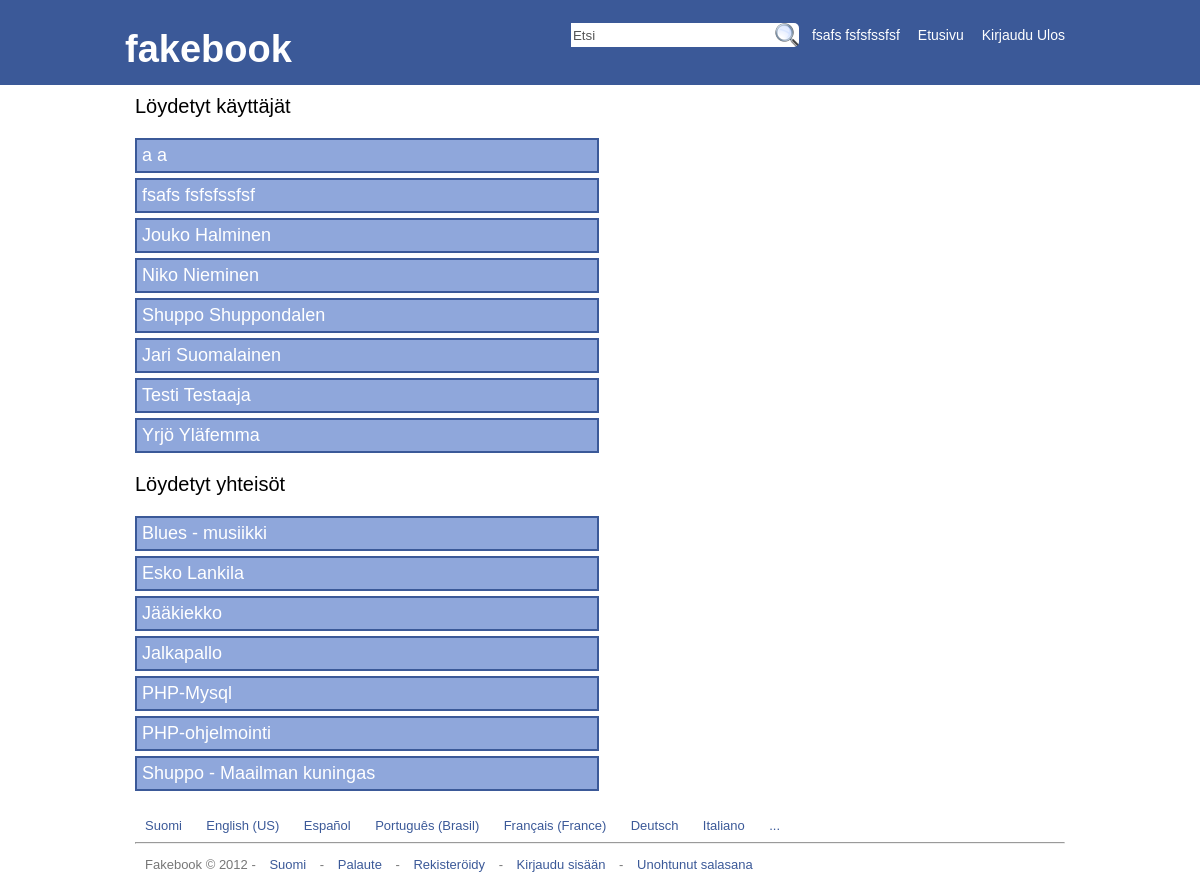
The page /search.php (signed in) on the database its author committed.
### tables this page shows
CREATE TABLE `fakebook_users` (
  `id` int(11) NOT NULL AUTO_INCREMENT,
  `sposti` varchar(36) NOT NULL,
  `password` varchar(64) NOT NULL,
  `etunimi` varchar(64) NOT NULL,
  `sukunimi` varchar(84) NOT NULL,
  `syntymapaiva` varchar(2) NOT NULL,
  `syntymakuukausi` varchar(12) NOT NULL,
  `syntymavuosi` varchar(4) NOT NULL,
  `sukupuoli` varchar(6) NOT NULL,
  `ilme` varchar(4096) NOT NULL,
  PRIMARY KEY (`id`),
  UNIQUE KEY `sposti` (`sposti`)
);

CREATE TABLE `fakebook_yhteisot` (
  `yhteisoid` int(11) NOT NULL AUTO_INCREMENT,
  `yhteisonimi` varchar(128) NOT NULL,
  `tekijaen` varchar(64) NOT NULL,
  `tekijasn` varchar(64) NOT NULL,
  `kuvaus` varchar(4096) NOT NULL,
  PRIMARY KEY (`yhteisoid`),
  UNIQUE KEY `yhteisonimi` (`yhteisonimi`)
);

### search-ohjelma.php (the view)
<?php
$etsi   = (isset($_REQUEST['etsi']))   ?
                $_REQUEST['etsi'] : '';
$etsi = trim($etsi);
$etsi = htmlspecialchars($etsi);
$etsi = mysql_real_escape_string($etsi);
$query = "SELECT id, sposti, etunimi, sukunimi FROM fakebook_users WHERE etunimi LIKE '%$etsi%' OR sukunimi LIKE '%$etsi%'  ORDER BY sukunimi;";
$result= mysql_query($query)
    or die("Kyselyssä tapahtui virhe.: " . mysql_error());
while ($rivi = mysql_fetch_array ($result)) {
   echo
         "<div class='etsitulos'><a style='color: #fff;' href='profile.php?show={$rivi['id']}'><h3>{$rivi['etunimi']} {$rivi['sukunimi']}</a></h3></div>";
}
?>

### search-yhteiso.php (shortened to what this page needs)
<?php
$etsi   = (isset($_REQUEST['etsi']))   ?
                $_REQUEST['etsi'] : '';
$etsi = mysql_real_escape_string($etsi);
$etsi = htmlspecialchars($etsi);
$etsi = trim($etsi);
$query = "SELECT yhteisoid, yhteisonimi, tekijaen, tekijasn FROM fakebook_yhteisot WHERE tekijaen LIKE '%$etsi%' OR tekijasn LIKE '%$etsi%' OR yhteisonimi LIKE '%$etsi%'  ORDER BY yhteisonimi;";
$result= mysql_query($query)
    or die("Kyselyssä tapahtui virhe.: " . mysql_error());
while ($rivi = mysql_fetch_array ($result)) {
   echo
         "<div class='etsitulos'><a style='color: #fff;' href='yhteiso.php?show={$rivi['yhteisoid']}'><h3>{$rivi['yhteisonimi']}</a></h3></div>";
}
?>

### fakebook-styles.css (style rules this page uses)
body { margin: 0; background-color: #fff; font-family: tahoma, "ta homa", "Lucida Grande", Georgia, Arial, Helvetica; }
#footerwrap { min-height: 80px; width: 100%; clear: both; }
#footer { width: 930px; min-height: 60px; padding: 10px; margin: auto; }
#footer p { color: #3b5998; margin: 0; }
.etsitulos h3 { margin: 0; font-size: 16px; color: #ffffff; text-decoration: none; font-weight: normal; }
.etsitulos a { margin: 0; text-decoration: none; font-size: 18px; color: #ffffff; font-weight: normal; }
.etsitulos { width: 450px; margin-bottom: 5px; padding: 5px; background-color: #8fa7db; border: 2px solid #3b5998; }
#content a { color: #3b5998; margin: 0; font-weight: normal; text-decoration: none; }

### rows shown on the page
fakebook_users: etunimi "a", sukunimi "a"
fakebook_users: etunimi "fsafs", sukunimi "fsfsfssfsf"
fakebook_users: etunimi "Jouko", sukunimi "Halminen"
fakebook_users: etunimi "Niko", sukunimi "Nieminen"
fakebook_users: etunimi "Shuppo", sukunimi "Shuppondalen"
fakebook_users: etunimi "Jari", sukunimi "Suomalainen"
fakebook_users: etunimi "Testi", sukunimi "Testaaja"
fakebook_users: etunimi "Yrjö", sukunimi "Yläfemma"
fakebook_yhteisot: yhteisonimi "Blues - musiikki"
fakebook_yhteisot: yhteisonimi "Esko Lankila"
fakebook_yhteisot: yhteisonimi "Jääkiekko"
fakebook_yhteisot: yhteisonimi "Jalkapallo"
fakebook_yhteisot: yhteisonimi "PHP-Mysql"
fakebook_yhteisot: yhteisonimi "PHP-ohjelmointi"
fakebook_yhteisot: yhteisonimi "Shuppo - Maailman kuningas"

### other values the page prints
$_SESSION['etunimi'] "fsafs"
$_SESSION['sukunimi'] "fsfsfssfsf"
